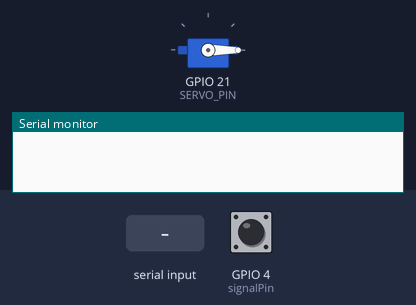
This sketch was run on a simulated ESP32. On the bench: servo, the last lines printed to the serial monitor. The inputs (shaded band) are chosen by the test bench; at power-on: GPIO 4 (signalPin) HIGH.

Above: at 1.2 s.
1.3 s: "SPEED 90\n" received over Serial
At 2.5 s:
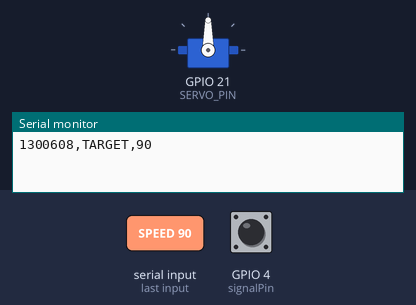
2.8 s: "SPEED ,45\n" received over Serial
At 3.7 s:
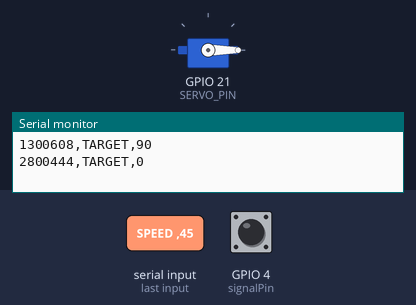
Timing chart, 0 to 5.8 s (numbered marks = the images above; inputs shaded):
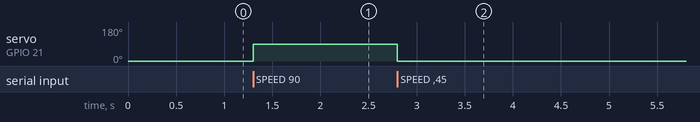

Measured:
- after the input at 1.3 s, servo on GPIO 21 (SERVO_PIN): 0° → 90° at once
- after the input at 2.8 s, servo on GPIO 21 (SERVO_PIN): 90° → 0° at once

The sketch:

PID_controller.ino
```cpp
// PID controller on ESP-32 dev kit c
// Contributers: Riley Pogue
// last edited: 22 October 2026
//
#include <ESP32Servo.h>

Servo servo;


const int signalPin = 4; // GPIO pin connected to CPK signal pin
const int SERVO_PIN = 21; // SERVO pin connected to control of servo motor

const uint32_t posPerRev = 12; // teeth including any missing ones
const uint8_t window = 12;
const uint8_t minInterval = 50; // in us, to ignore if lower than this for noise
const uint32_t stallTimeout = 500000;

volatile uint32_t prevDt = 0;
volatile uint32_t sumDt = 0;
volatile uint8_t nDt = 0;
volatile int64_t measTime = 0;
volatile bool lastWasGap = false;
volatile bool recording = false;
volatile uint32_t gapCount = 0;
volatile bool newMeasurement = false;
volatile unsigned long lastEdge = 0;
long lastTarget = 0;

volatile unsigned long avgPeriod;

void IRAM_ATTR ISR() { // ISR, placed in RAM not flash to lower latency
  unsigned long currTime = micros(); // get current time in microseconds
  uint32_t dt = currTime - lastEdge;
  if (dt < minInterval) return; // ignore noise < 50 us
  lastEdge = currTime;

  if (prevDt == 0) { // return, we need previous interval to compare against
    prevDt = dt;
    return;
  }

  // check to see if this is greater than 1.5x last interval
  if (dt * 2 > prevDt * 3 && !lastWasGap) {
    lastWasGap = true;
    gapCount++;
    return;
  }
  lastWasGap = false;
  prevDt = dt;

  sumDt += dt;
  if (++nDt >= window) {
    avgPeriod = sumDt / nDt;
    sumDt = 0;
    nDt = 0;
    measTime = esp_timer_get_time();
    newMeasurement = true;
  }
}

void setup() {
  Serial.begin(115200);
  Serial.setTimeout(10);
  pinMode(signalPin, INPUT_PULLUP);
  attachInterrupt(digitalPinToInterrupt(signalPin), ISR, FALLING); // perform ISR on every falling edge
  servo.attach(SERVO_PIN, 500, 2500); // min and max values for PWM, may need to calibrate this to be different
  servo.write(0);
  while (!Serial);
}

void loop() {
  static uint32_t RPM = 0;
  static uint32_t lastStallPrint = 0;

  if (Serial.available() > 0) {
    String line = Serial.readStringUntil('\n');
    line.trim();
    if (line == "START") {
      recording = true;
      int64_t t = esp_timer_get_time();
      Serial.printf("%lld,START,0\n",t);
      Serial.printf("%lld,TARGET,%ld\n",t, lastTarget);
    }
    else if (line == "STOP") {
      recording = false;
      Serial.printf("%lld,STOP,0\n",esp_timer_get_time());
    }
    else if (line.startsWith("SPEED ")) {
      long target = line.substring(6).toInt(); // typecast from index 6 to the end as int
      Serial.printf("%lld,TARGET,%ld\n",esp_timer_get_time(), target);
      servo.write(constrain(target, 0, 180));
      lastTarget=target;
    }
  }

  noInterrupts();
  bool fresh = newMeasurement;
  uint32_t avg = avgPeriod;
  uint32_t gaps = gapCount;
  uint32_t last = lastEdge;
  int64_t mt = measTime;
  newMeasurement = false;
  interrupts();

  if (recording) {
    if (fresh && avg > 0) {
      RPM = 60000000UL / (avg * posPerRev);
      Serial.printf("%lld,RPM,%lu\n", mt, (unsigned long)RPM);
      Serial.printf("%lld,GAPS,%lu\n", mt, (unsigned long)gaps);
    }
    else if (micros() - last > stallTimeout) {
      noInterrupts();
      prevDt = 0;
      sumDt = 0;
      nDt = 0;
      lastWasGap = false;
      newMeasurement = false;
      interrupts();
      RPM = 0;

      if (millis() - lastStallPrint >= 100) {
        lastStallPrint = millis();
        Serial.printf("%lld,RPM,0\n", esp_timer_get_time());
      }
    }
  }
}
```
